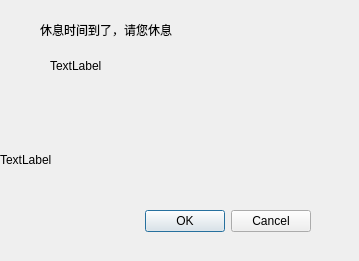
<?xml version="1.0" encoding="UTF-8"?>
<ui version="4.0">
 <class>CrestRemindDialog</class>
 <widget class="QDialog" name="CrestRemindDialog">
  <property name="geometry">
   <rect>
    <x>0</x>
    <y>0</y>
    <width>359</width>
    <height>261</height>
   </rect>
  </property>
  <property name="sizePolicy">
   <sizepolicy hsizetype="Preferred" vsizetype="Preferred">
    <horstretch>4</horstretch>
    <verstretch>0</verstretch>
   </sizepolicy>
  </property>
  <property name="windowTitle">
   <string>Dialog</string>
  </property>
  <widget class="QDialogButtonBox" name="buttonBox">
   <property name="geometry">
    <rect>
     <x>40</x>
     <y>190</y>
     <width>271</width>
     <height>62</height>
    </rect>
   </property>
   <property name="sizePolicy">
    <sizepolicy hsizetype="Expanding" vsizetype="Fixed">
     <horstretch>10</horstretch>
     <verstretch>10</verstretch>
    </sizepolicy>
   </property>
   <property name="sizeIncrement">
    <size>
     <width>0</width>
     <height>0</height>
    </size>
   </property>
   <property name="baseSize">
    <size>
     <width>0</width>
     <height>0</height>
    </size>
   </property>
   <property name="orientation">
    <enum>Qt::Horizontal</enum>
   </property>
   <property name="standardButtons">
    <set>QDialogButtonBox::Cancel|QDialogButtonBox::Ok</set>
   </property>
  </widget>
  <widget class="QLabel" name="pictureLabel">
   <property name="geometry">
    <rect>
     <x>0</x>
     <y>59</y>
     <width>361</width>
     <height>202</height>
    </rect>
   </property>
   <property name="text">
    <string>TextLabel</string>
   </property>
  </widget>
  <widget class="QLabel" name="restRemindLabel">
   <property name="geometry">
    <rect>
     <x>40</x>
     <y>20</y>
     <width>281</width>
     <height>20</height>
    </rect>
   </property>
   <property name="text">
    <string>休息时间到了，请您休息</string>
   </property>
  </widget>
  <widget class="QLabel" name="otherRemindLabel">
   <property name="geometry">
    <rect>
     <x>50</x>
     <y>50</y>
     <width>271</width>
     <height>31</height>
    </rect>
   </property>
   <property name="text">
    <string>TextLabel</string>
   </property>
  </widget>
 </widget>
 <resources/>
 <connections>
  <connection>
   <sender>buttonBox</sender>
   <signal>accepted()</signal>
   <receiver>CrestRemindDialog</receiver>
   <slot>accept()</slot>
   <hints>
    <hint type="sourcelabel">
     <x>248</x>
     <y>254</y>
    </hint>
    <hint type="destinationlabel">
     <x>157</x>
     <y>274</y>
    </hint>
   </hints>
  </connection>
  <connection>
   <sender>buttonBox</sender>
   <signal>rejected()</signal>
   <receiver>CrestRemindDialog</receiver>
   <slot>reject()</slot>
   <hints>
    <hint type="sourcelabel">
     <x>316</x>
     <y>260</y>
    </hint>
    <hint type="destinationlabel">
     <x>286</x>
     <y>274</y>
    </hint>
   </hints>
  </connection>
 </connections>
</ui>
